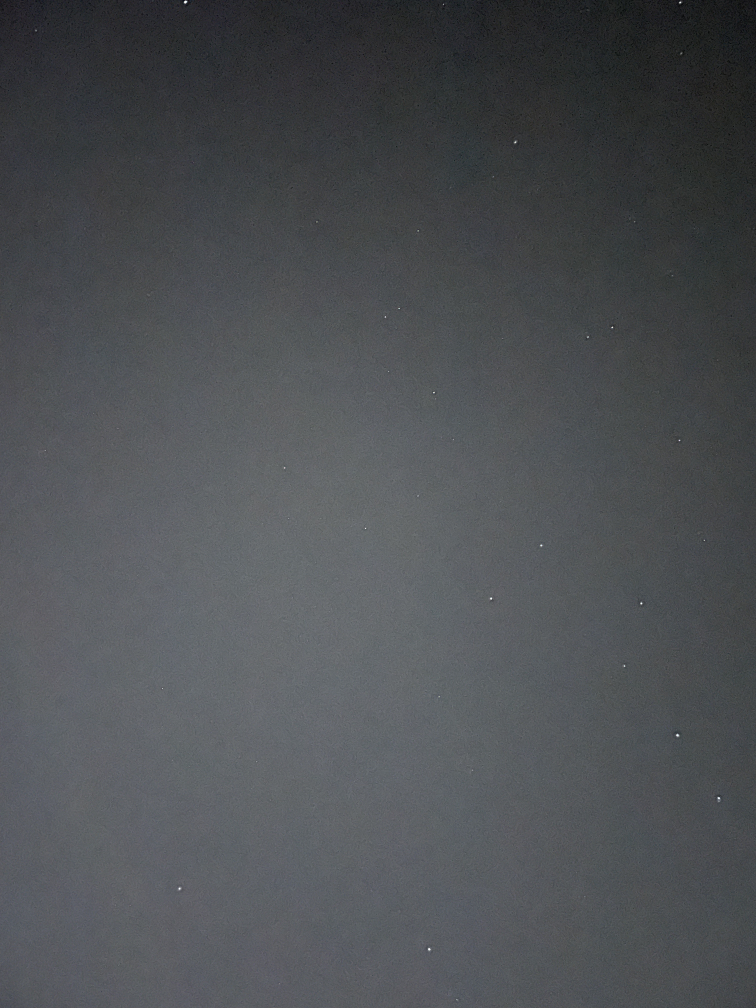
#> input picture Ex1_test_101/fr1.jpg, 3024 x 4032 px (shown at 1/4 size); the run also reads 1 picture not shown here
$ python StarMatching.py
#> lines starting #> are read from the running program, lines starting #| are printed output that depends on the picture; after the words box and inside, x2 and y2 are one past the last pixel; in counts of white or black regions, pixels touching at a corner belong together
### ImageLoader.py
import cv2
import os
import numpy as np
import matplotlib.pyplot as plt
import pillow_heif
from PIL import Image


def __validate_path(img_path):
    """
    https://stackoverflow.com/questions/63866180/how-to-convert-from-heic-to-jpg-in-python-on-windows
    :param img_path:
    :return:
    """
    try:
        # Check if image format is .heic
        parsed_path = img_path.split('.')
        if parsed_path[-1] in ['HEIC', 'heic']:
            heif_file = pillow_heif.read_heif(img_path)
            im = Image.frombytes(
                heif_file.mode,
                heif_file.size,
                heif_file.data,
                "raw",
            )
            new_path = f"{parsed_path[0]}.png"
            if not os.path.isfile(new_path):  # check if image was already saved
                im.save(new_path, format('png'))
            return new_path
        return img_path
    except Exception as e:
        print(e)


def load_image(img_path):
    """
    https://stackabuse.com/opencv-edge-detection-in-python-with-cv2canny/
    :param img_path:
    :return:
    """
    try:
        valid_path = __validate_path(img_path)
        im = cv2.cvtColor(cv2.imread(valid_path), cv2.COLOR_BGR2GRAY)
        im = im.astype(np.uint8)
        return im
    except Exception as e:
        print(e)


# [7 lines left out: function plot_loaded_images, not called in this run]


# [6 lines that do not run on import are left out]

    # plot_loaded_images(im1, im2)

### StarDetector.py
import cv2
import matplotlib.pyplot as plt
import numpy as np
import pandas as pd
from ImageLoader import load_image
from os import path


def __threshold_image(img, thresh=170, max_value=255):
    """
    Apply threshold for better blob detection (darkens the background and keeps the stars).
    """
    _, img_bin = cv2.threshold(img, thresh, max_value, cv2.THRESH_BINARY)
    return img_bin


# https://docs.opencv.org/4.x/dd/d1a/group__imgproc__feature.html#ga47849c3be0d0406ad3ca45db65a25d2d
# https://docs.opencv.org/4.x/da/d53/tutorial_py_houghcircles.html
def __get_hough_circles(img):
    img_bin = __threshold_image(img)
    img_blur = cv2.GaussianBlur(img_bin, (7, 7), 0)
    circles = cv2.HoughCircles(img_blur, cv2.HOUGH_GRADIENT, 1, 20,
                               param1=300, param2=0.95, minRadius=2, maxRadius=6)
    return circles


def __find_hough(img, as_pandas=False):
    coords, stars_data = [], []
    circles = __get_hough_circles(img)
    if circles is not None:
        for x, y, r in circles[0]:
            x, y, r = round(x, 5), round(y, 5), round(r, 2)
            b = img[int(y), int(x)] / np.max(img)
            stars_data.append((x, y, r, b))
            coords.append([x, y])
    return __handle_data_return(coords, stars_data, as_pandas)


# [31 lines left out: functions __get_blobs, __find_blobs, not called in this run]


def __handle_data_return(coords, stars_data, as_pandas):
    # empty coords_arr raises an error in pd.DataFrame
    stars_data_arr = np.array(stars_data) if len(stars_data) > 0 else stars_data
    coords_arr = np.array(coords) if len(coords) > 0 else coords
    if as_pandas:
        return coords_arr, pd.DataFrame(stars_data_arr, columns=['x', 'y', 'r', 'b'])
    return coords_arr, stars_data_arr


def find_stars(img, as_pandas=False, method='hough'):
    """
    :param method: 'blob' or 'hough' (default 'hough')
    """
    if method == 'blob':
        return __find_blobs(img, as_pandas)
    else:
        return __find_hough(img, as_pandas)


# [25 lines left out: functions save_as_text_file, plot_detected_stars, not called in this run]


# [9 lines that do not run on import are left out]

### StarMatching.py
import random
import math
import cv2
import numpy as np
import pandas as pd
import matplotlib.pyplot as plt
from itertools import product
from collections import namedtuple
from skimage.measure import ransac, LineModelND
from skimage.transform import AffineTransform
from ImageLoader import load_image
from StarDetector import find_stars

Line = namedtuple('Line', 'm b')


def __calculate_transformation(M: np.ndarray, src_pt):
    x, y = src_pt
    new_coords = M @ np.array([x, y, 1])
    new_coords /= new_coords[-1]  # divide by last coordinate to normalize
    new_coords = new_coords[:-1]  # remove last index
    if sum(new_coords < 0) == 0:  # check that both x, y coordinates are positive!
        return new_coords
    return None


def __get_points_on_line(L, min_x, max_x):
    m, b = L.m, L.b
    y1 = m * min_x + b
    y2 = m * max_x + b
    return np.array([min_x, y1]), np.array([max_x, y2])


# https://stackoverflow.com/questions/39840030/distance-between-point-and-a-line-from-two-points
def __calc_dist(p1, p2, p3):
    """
    Calculate the point's distance from a given line.
    """
    return np.linalg.norm(np.cross(p2 - p1, p1 - p3)) / np.linalg.norm(p2 - p1)


# https://numpy.org/doc/stable/reference/generated/numpy.linalg.lstsq.html
def __least_squares(points):
    x, y = points[:, 0], points[:, 1]
    A = np.vstack([x, np.ones(len(x))]).T
    m, b = np.linalg.lstsq(A, y, rcond=None)[0]
    return Line(m, b)


def __estimate_line_lstsq(points: list) -> [Line, np.ndarray]:
    L = __least_squares(np.array(points))
    p1, p2 = __get_points_on_line(L, 0, 1)
    ret_points = sorted(points, key=lambda p: __calc_dist(p, p1, p2))
    return L, np.array(ret_points)


def __estimate_line_ransac(points: list):
    points_arr = np.array(points)
    model, inliers = ransac(points_arr, LineModelND, min_samples=2, residual_threshold=15)
    p1, p2 = model.params
    return __get_line_from_points(p1, p2), points_arr[inliers]


def __get_line_from_points(p1: np.ndarray, p2: np.ndarray) -> Line:
    x1, y1 = p1
    x2, y2 = p2
    if x2 == x1:  # avoid division by zero!
        return Line(0, 0)
    m = (y2 - y1) / (x2 - x1)  # calculate the slope
    b = y1 - m * x1  # calculate the y-intercept
    return Line(m, b)


def __estimate_line(sample1, sample2, method):
    if method == 'lstsq':
        L1, inliers1 = __estimate_line_lstsq(sample1)
        L2, inliers2 = __estimate_line_lstsq(sample2)
    else:
        L1, inliers1 = __estimate_line_ransac(sample1)
        L2, inliers2 = __estimate_line_ransac(sample2)
    return L1, inliers1, L2, inliers2


def estimate_transformation(points1: list, points2: list, max_iterations=200, method='ransac'):
    """
    :param method: 'lstsq' (Least Squares) or 'ransac' (default is 'ransac')
    :return:
    """
    try:
        best_correct = 0
        best_model = None
        best_L1, best_L2 = None, None
        # Check if satisfies minimum length
        min_len = min(len(points1), len(points2))
        if min_len < 3:
            print("estimate_transformation(): Not enough parameters!")
            return best_model, best_L1, best_L2

        # Sort points by distance from the origin
        points1 = sorted(points1, key=lambda p: math.dist(p, [0, 0]))
        points2 = sorted(points2, key=lambda p: math.dist(p, [0, 0]))

        for i in range(max_iterations):
            L1, inliers1, L2, inliers2 = __estimate_line(points1, points2, method)
            size = min(len(inliers1), len(inliers2))
            if size < 3:  # Not enough points for estimation!
                continue
            indices = random.sample(range(size), 3)  # Choose 3 random indices
            # Robustly estimate affine transform model with RANSAC
            model, _ = ransac((inliers1[indices], inliers2[indices]), AffineTransform, min_samples=2,
                              residual_threshold=1, max_trials=100)
            # Count number of correct matches (inliers only!)
            matched_points = get_star_matches(model, inliers1, inliers2)
            n_correct = len(matched_points)
            if best_correct < n_correct:
                best_correct = n_correct
                best_model = model
                best_L1, best_L2 = L1, L2
        return best_model, best_L1, best_L2
    except Exception as e:
        print(e)
        return None, None, None


def __validate_matching(matched_points: list) -> np.ndarray:
    """
    :param matched_points: List of potential matchings (assumes matches are in ascending order according to distance).
    :return: Array without duplicated matched points.
    """
    col_names = ['i', 'j']
    df = pd.DataFrame(data=matched_points, columns=col_names, dtype='int').astype(pd.Int64Dtype())
    df.drop_duplicates(subset=col_names[0], keep='first', inplace=True)
    df.drop_duplicates(subset=col_names[1], keep='first', inplace=True)
    reduced_points = df.to_numpy()  # take only best points!
    return reduced_points


def get_star_matches(model, points1: list, points2: list, dist_thresh=15) -> np.ndarray:
    """
    Calculate the transformed points and look for a match in the other image.
    :param model: Trained RANSAC model.
    :param points1: Feature points from first image.
    :param points2: Feature points from second image.
    :param dist_thresh: Set a distance threshold for matching points (default = 15)
    :return: List of index pairs of the point in each list (points1_idx, points2_idx), after validation.
    """
    try:
        M = model.params  # Get transformation matrix
        matched_points = []
        for i, p1 in enumerate(points1):
            p1_transformed = __calculate_transformation(M, p1)
            if p1_transformed is not None:
                for j, p2 in enumerate(points2):
                    curr_dist = np.linalg.norm(p1_transformed - p2)
                    if curr_dist < dist_thresh:
                        matched_points.append((i, j, curr_dist))
        sorted_points = sorted(matched_points, key=lambda val: val[2])  # sort by lowest to highest distance
        mapped_points = list(map(lambda v: (v[0], v[1]), sorted_points))  # save only the indices
        return __validate_matching(mapped_points)
    except Exception as e:
        print(e)
        return np.ndarray([])


def plot_matches(matched_points: np.ndarray, im1: np.ndarray, im2: np.ndarray,
                 im1_data: np.ndarray, im2_data: np.ndarray,
                 L1: Line, L2: Line, n_first=20):
    p1, p2 = __get_points_on_line(L1, 0, im1.shape[1])
    p3, p4 = __get_points_on_line(L2, 0, im2.shape[1])

    fig, ax = plt.subplots(ncols=2, figsize=(10, 10))
    ax[0].imshow(im1, cmap='gray')
    ax[1].imshow(im2, cmap='gray')

    # Plot fitted lines
    ax[0].plot((p1[0], p2[0]), (p1[1], p2[1]), 'g')
    ax[1].plot((p3[0], p4[0]), (p3[1], p4[1]), 'g')

    for num, (i, j) in enumerate(matched_points, 1):
        x1, y1, r1, b1 = im1_data[i]
        ax[0].text(x1, y1, f"{num}", color='b', fontsize=12, horizontalalignment='left', verticalalignment='baseline')
        ax[0].add_patch(plt.Circle((x1, y1), radius=r1 * 4, edgecolor='r', facecolor='none'))

        x2, y2, r2, b2 = im2_data[j]
        ax[1].text(x2, y2, f"{num}", color='b', fontsize=12, horizontalalignment='left', verticalalignment='baseline')
        ax[1].add_patch(plt.Circle((x2, y2), radius=r2 * 4, edgecolor='r', facecolor='none'))

        if num == n_first:  # Otherwise is crowded!
            break

    # Plot all detected stars
    for star in im1_data:
        x1, y1, r1, b1 = star
        ax[0].add_patch(plt.Circle((x1, y1), radius=r1 * 4, edgecolor='r', facecolor='none', alpha=0.2))
    for star in im2_data:
        x1, y1, r1, b1 = star
        ax[1].add_patch(plt.Circle((x1, y1), radius=r1 * 4, edgecolor='r', facecolor='none', alpha=0.2))

    ax[0].axis('off')
    ax[1].axis('off')
    plt.tight_layout()
    plt.show()


if __name__ == '__main__':
    im1_path = "Ex1_test_101/fr1.jpg"
    im2_path = "Ex1_test_101/fr2.jpg"
    im1 = load_image(im1_path)
    im2 = load_image(im2_path)

    points1, im1_data = find_stars(im1, method='hough')
#> in __threshold_image, `_, img_bin = cv2.threshold(img, thresh, max_value, cv2.THRESH_BINARY)`:
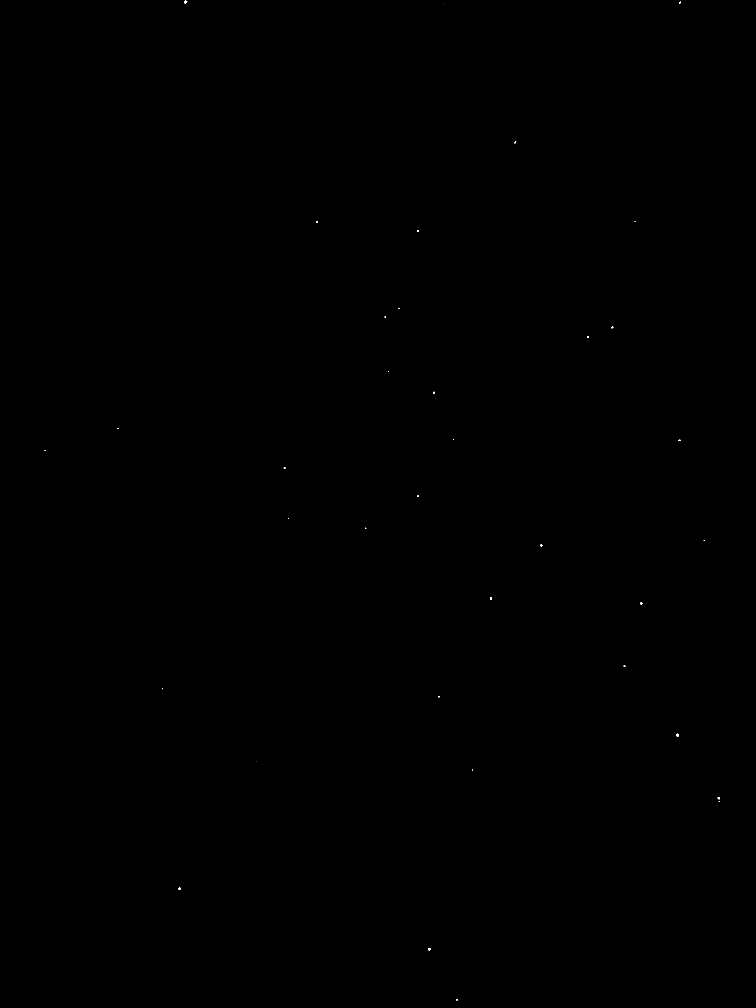
#> img_bin: shape (4032, 3024) (shown at 1/4 size); 0.01% white; 37 white regions (20 under 20 px), largest, box (x1, y1, x2, y2) and area: (736, 3, 749, 14) 95, (2705, 2935, 2715, 2946) 80, (1712, 3792, 1722, 3802) 73
#> in __get_hough_circles, `circles = cv2.HoughCircles(img_blur, cv2.HOUGH_GRADIENT, 1, 20, param1..`: circles = 31 rows, first 8: [1716.5, 3796.5, 4.6], [2164.5, 2181.5, 3.8], [717.5, 3554.5, 3.3], [741.5, 8.5, 5.2], [2875.5, 3192.5, 4], [2448.5, 1309.5, 2.4], [2708.5, 2940.5, 5.2], [1735.5, 1569.5, 2.4]
#> the loop in __find_hough, `for x, y, r in circles[0]:` made 31 passes
#> (x, y, r, b) on passes 1 to 12: (1716.5, 3796.5, 4.6, 0.984), (2164.5, 2181.5, 3.8, 0.953), (717.5, 3554.5, 3.3, 0.992), (741.5, 8.5, 5.2, 0.992), (2875.5, 3192.5, 4, 0.973), (2448.5, 1309.5, 2.4, 0.988), (2708.5, 2940.5, 5.2, 0.973), (1735.5, 1569.5, 2.4, 0.961), (2564.5, 2413.5, 3, 0.976), (2351.5, 1347.5, 2.4, 0.969), (2719.5, 10.5, 3.3, 0.992), (2497.5, 2663.5, 3, 0.941)
#> after the loop in __find_hough, `for x, y, r in circles[0]:`: coords = 31 pairs, first value 180.5 to 2875.5, second value 8.5 to 3998.5; stars_data = 31 items, first 6: (1716.5, 3796.5, 4.6, 0.984), (2164.5, 2181.5, 3.8, 0.953), (717.5, 3554.5, 3.3, 0.992), (741.5, 8.5, 5.2, 0.992), (2875.5, 3192.5, 4, 0.973), (2448.5, 1309.5, 2.4, 0.988)
#> in __handle_data_return, `stars_data_arr = np.array(stars_data) if len(stars_data) > 0 else star..`: stars_data_arr = 31 rows, first 6: [1716.5, 3796.5, 4.6, 0.984], [2164.5, 2181.5, 3.8, 0.953], [717.5, 3554.5, 3.3, 0.992], [741.5, 8.5, 5.2, 0.992], [2875.5, 3192.5, 4, 0.973], [2448.5, 1309.5, 2.4, 0.988]
#> in __handle_data_return, `coords_arr = np.array(coords) if len(coords) > 0 else coords`: coords_arr has the same summary as coords in __find_hough
#> points1 has the same summary as coords in __find_hough; im1_data has the same summary as stars_data_arr in __handle_data_return
    points2, im2_data = find_stars(im2, method='hough')
#> in __threshold_image (call 2), `_, img_bin = cv2.threshold(img, thresh, max_value, cv2.THRESH_BINARY)`: img_bin: shape (4032, 3024); 0.01% white; 32 white regions (14 under 20 px), largest, box (x1, y1, x2, y2) and area: (2835, 3226, 2846, 3235) 78, (2305, 2774, 2315, 2784) 75, (2434, 3016, 2443, 3025) 57
#> in __get_hough_circles (call 2), `circles = cv2.HoughCircles(img_blur, cv2.HOUGH_GRADIENT, 1, 20, param1..`: circles = 26 rows, first 8: [1656.5, 2216.5, 3.8], [2224.5, 2274.5, 3.3], [321.5, 3278.5, 3.3], [2309.5, 2778.5, 4], [1301.5, 3540.5, 3.3], [2438.5, 3020.5, 3.3], [1486.5, 699.5, 2.4], [2838.5, 3229.5, 4]
#> the loop in __find_hough (call 2), `for x, y, r in circles[0]:` made 26 passes
#> (x, y, r, b) on passes 1 to 12: (1656.5, 2216.5, 3.8, 0.988), (2224.5, 2274.5, 3.3, 0.984), (321.5, 3278.5, 3.3, 0.98), (2309.5, 2778.5, 4, 0.98), (1301.5, 3540.5, 3.3, 0.976), (2438.5, 3020.5, 3.3, 0.996), (1486.5, 699.5, 2.4, 0.859), (2838.5, 3229.5, 4, 1), (1906.5, 379.5, 3.3, 0.855), (2428.5, 1654.5, 4.6, 0.416), (1500.5, 1377.5, 3.8, 0.996), (2138.5, 2507.5, 3, 0.965)
#> in __handle_data_return (call 2), `stars_data_arr = np.array(stars_data) if len(stars_data) > 0 else star..`: stars_data_arr = 26 rows, first 6: [1656.5, 2216.5, 3.8, 0.988], [2224.5, 2274.5, 3.3, 0.984], [321.5, 3278.5, 3.3, 0.98], [2309.5, 2778.5, 4, 0.98], [1301.5, 3540.5, 3.3, 0.976], [2438.5, 3020.5, 3.3, 0.996]
#> points2 = 26 pairs, first value 321.5 to 3001.5, second value 164.5 to 3733.5; im2_data has the same summary as stars_data_arr in __handle_data_return
    print(f"\tImage1 number of feature points found: {len(points1)}\n"
          f"\tImage2 number of feature points found: {len(points2)}")
#| 	Image1 number of feature points found: 31
#| 	Image2 number of feature points found: 26

    model, L1, L2 = estimate_transformation(points1, points2, method='ransac')
#> in estimate_transformation, `min_len = min(len(points1), len(points2))`: min_len = 26
#> in estimate_transformation, `points1 = sorted(points1, key=lambda p: math.dist(p, [0, 0]))`: points1 has the same summary as coords in __find_hough
#> the loop in estimate_transformation, `for i in range(max_iterations):` made 200 passes
#> (size, n_correct) on passes 1, 12: (6, 2), (6, 3)
#> (L1, size) on passes 2 to 7: ((0.994, 0.252), 6), ((0.994, 0.252), 6), ((0.973, 0.266), 6), ((0.994, 0.252), 6), ((0.994, 0.252), 6), ((0.994, 0.252), 6)
    matched_points = get_star_matches(model, points1, points2)

    print(f"Number of matches: {len(matched_points)}")
#| Number of matches: 3

    plot_matches(matched_points, im1, im2, im1_data, im2_data, L1, L2, n_first=20)
#> the loop in plot_matches, `for num, (i, j) in enumerate(matched_points, 1):` made 3 passes
#> (i, j) on passes 1 to 3: (4, 5), (7, 10), (6, 3)
#> the loop in plot_matches, `for star in im1_data:` made 31 passes
#> the loop in plot_matches, `for star in im2_data:` made 26 passes
#> in plot_matches, `plt.show()`:
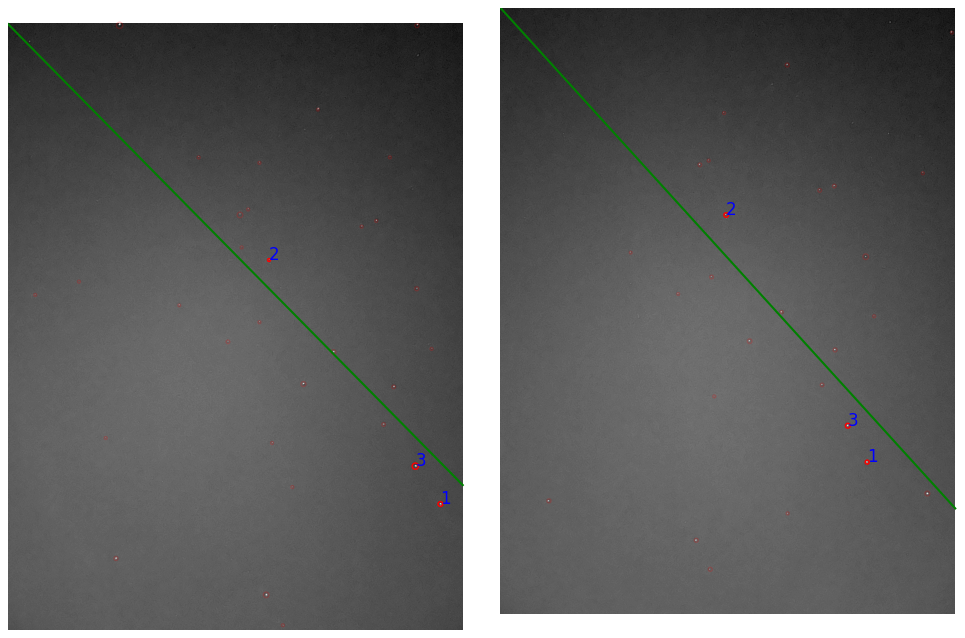
#> figure drawn by matplotlib, 2 panels
